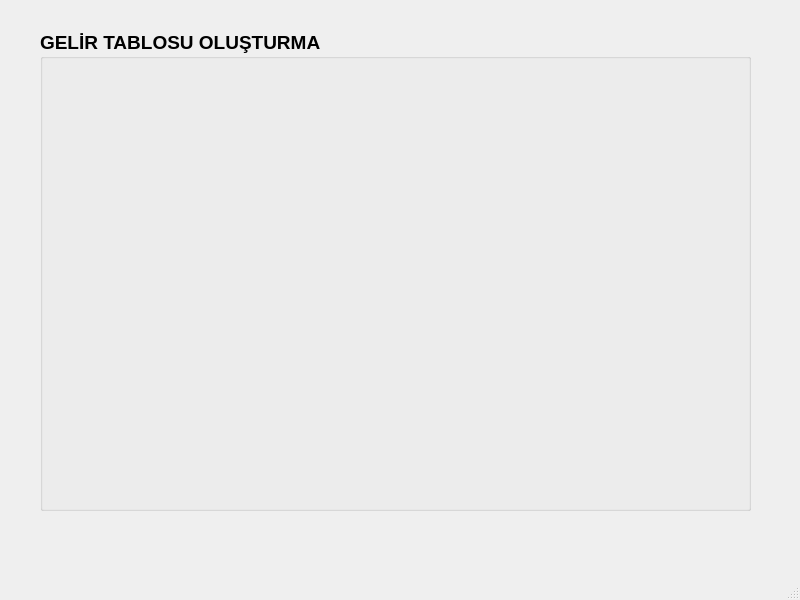
<?xml version="1.0" encoding="UTF-8"?>
<ui version="4.0">
 <class>MainWindow</class>
 <widget class="QMainWindow" name="MainWindow">
  <property name="geometry">
   <rect>
    <x>0</x>
    <y>0</y>
    <width>800</width>
    <height>600</height>
   </rect>
  </property>
  <property name="windowTitle">
   <string>MainWindow</string>
  </property>
  <widget class="QWidget" name="centralwidget">
   <widget class="QGroupBox" name="groupBox">
    <property name="geometry">
     <rect>
      <x>40</x>
      <y>30</y>
      <width>711</width>
      <height>481</height>
     </rect>
    </property>
    <property name="font">
     <font>
      <family>MS Sans Serif</family>
      <pointsize>14</pointsize>
      <weight>75</weight>
      <bold>true</bold>
     </font>
    </property>
    <property name="title">
     <string>GELİR TABLOSU OLUŞTURMA</string>
    </property>
   </widget>
  </widget>
  <widget class="QMenuBar" name="menubar">
   <property name="geometry">
    <rect>
     <x>0</x>
     <y>0</y>
     <width>800</width>
     <height>26</height>
    </rect>
   </property>
  </widget>
  <widget class="QStatusBar" name="statusbar"/>
 </widget>
 <resources/>
 <connections/>
</ui>
